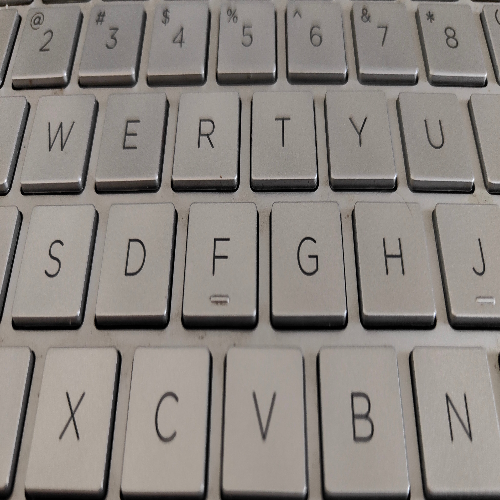
#> input picture Perspective_transform/Sample.png, 500 x 500 px
$ python perspective_transform.py
#> lines starting #> are read from the running program, lines starting #| are printed output that depends on the picture
import cv2
import numpy as np
import tkinter as tk
from tkinter.filedialog import *

photo = askopenfilename()  # reading the input image
#> the answer given: Sample.png
img = cv2.imread(photo)
#> img is the input picture: shape (500, 500, 3); mean B, G, R 128.3, 133.4, 139.1
img = cv2.resize(img, (500, 500))

window = tk.Tk()
window.title("Perspective transform")
window.geometry('350x200')


# pts1 is an array storing coordinates of 4 points on the original image
pts1 = np.float32([[103, 97], [390, 93], [85, 351], [412, 352]])
# pts2 is an array storing coordinates of 4 positions where the above points should be after the transformation
pts2 = np.float32([[103, 97], [390, 93], [133, 400], [390, 400]])

Mat = cv2.getPerspectiveTransform(pts1, pts2)
dst = cv2.warpPerspective(img, Mat, (500, 500))
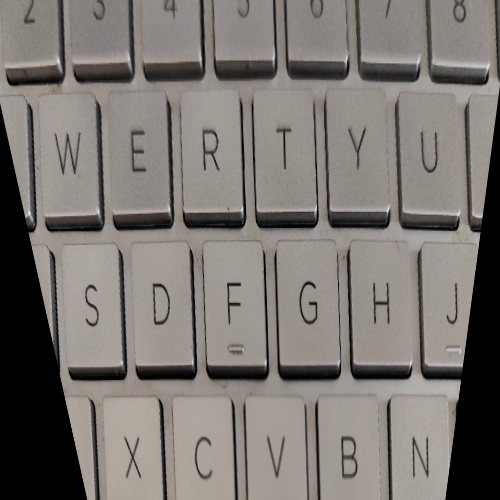
#> dst: shape (500, 500, 3); mean B, G, R 113, 117.3, 122.2

label = tk.Label(window, text="Points chosen on original image: " +
                 str(pts1)).grid(row=0, column=1)
label = tk.Label(window, text="Points on transformed image: " +
                 str(pts2)).grid(row=1, column=1)
label = tk.Label(window, text="The coordinates can be changed in the code ").grid(
    row=2, column=1)
# displaying the images
cv2.imshow("Original Image", img)
cv2.imshow("Transformed Image", dst)
cv2.waitKey(0)
cv2.destroyAllWindows()

window.mainloop()
